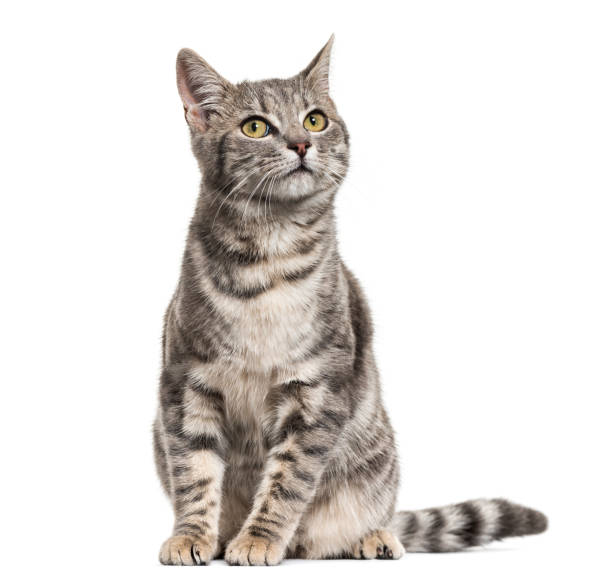
#> input picture lab_1/cat.jpg, 612 x 584 px
$ jupyter execute --allow-errors lab1.ipynb
#> lines starting #> are read from the running program, lines starting #| are printed output that depends on the picture
[cell 1]
import numpy as np
import matplotlib.pyplot as plt

x = np.linspace(0, 10, 100) #Continuous Output

plt.subplot(121) #sunplot(mnp) row ,coloum ,position
plt.plot(x, np.sin(x));

plt.subplot(122)
plt.stem(x,np.sin(x))#Discrete Output
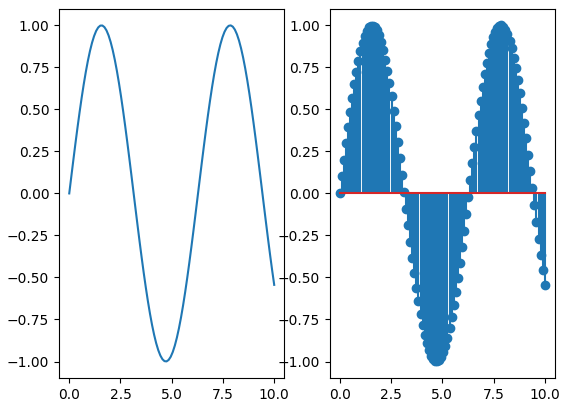
#> figure drawn by matplotlib, 2 panels; panel 1: curve peaks at x = 7.88, y = 1; panel 2: curve peaks at x = 7.88, y = 1

[cell 2]
import cv2  #computer vision  # plt used -> plt.imread  ->  plt.show
from google.colab.patches import cv2_imshow # for image display
#other wise plt we used

[cell 3]
import cv2
from google.colab.patches import cv2_imshow # for image display
from google.colab import files
uploaded =files.upload()
#> the answer given: cat.jpg

[cell 4]
img=cv2.imread('Screenshot (18).png')

#> (a cell that did not finish here is left out)

#> (a cell that did not finish here is left out)

[cell 7]
import cv2
from google.colab.patches import cv2_imshow # for image display
from google.colab import files
uploaded =files.upload()
#> the answer given: cat.jpg

[cell 8]
img2=cv2.imread('Screenshot (19).png')
#> (the rest of this cell did not finish here and is left out)

[cell 9]
x = np.linspace(0, 10, 100) #Continuous Output

plt.subplot(121) #sunplot(mnp) row ,coloum ,position
#> (the rest of this cell did not finish here and is left out)

[cell 10]
#naming in image

plt.subplot(121) #sunplot(mnp) row ,coloum ,position

plt.grid('Screenshot (19).png')
plt.xlabel('ishu')
plt.ylabel('kumar')
#> (the rest of this cell did not finish here and is left out)

#> (a cell that did not finish here is left out)

#> (a cell that did not finish here is left out)

[cell 13]
#channel extraction

[cell 14]
#extraction the colour in sequence blue green red

#> (a cell that did not finish here is left out)

[cell 16]
#image conversion

[cell 17]
import cv2
from google.colab.patches import cv2_imshow # for image display
from google.colab import files
uploaded =files.upload()
#> the answer given: cat.jpg

[cell 18]
img=cv2.imread('cat.jpg')
#> img is the input picture: shape (584, 612, 3); mean B, G, R 219.2, 222.2, 226.1
plt.imshow(img)

[cell 19]
rgb = cv2.cvtColor(img, cv2.COLOR_BGR2RGB)
gray1 = cv2.cvtColor(rgb, cv2.COLOR_RGB2GRAY)
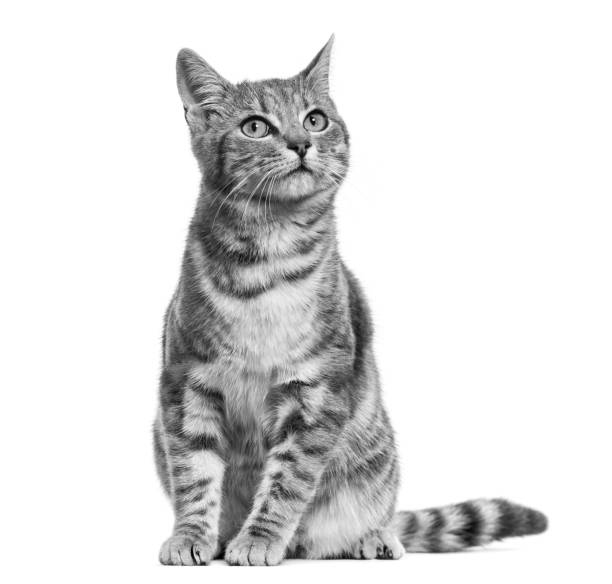
#> gray1: shape (584, 612); min 1, max 255, mean 223
rgb2=cv2.cvtColor(gray1, cv2.COLOR_GRAY2RGB)
rgb3=cv2.cvtColor(gray1, cv2.COLOR_RGB2BGR)

plt.subplot(221)
plt.imshow(rgb)


plt.subplot(222)
plt.imshow(gray1)

plt.subplot(223)
plt.imshow(rgb2)

plt.subplot(224)
plt.imshow(rgb3)
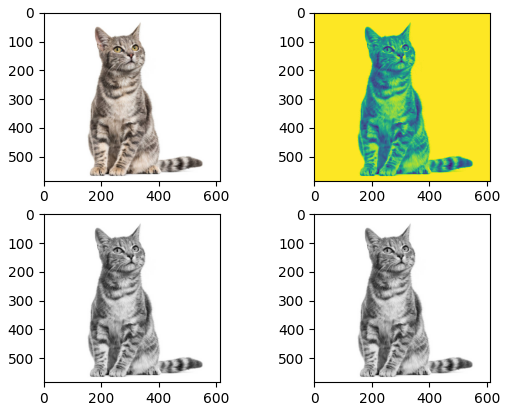
#> figure drawn by matplotlib, 4 panels

[cell 20]
print(rgb.shape)
#| (584, 612, 3)
print(rgb.size)
#| 1072224

[cell 21]
print(gray1.shape)
#| (584, 612)
print(gray1.size)
#| 357408

[cell 22]
#gray to rgd
rgb2 = cv2.cvtColor(gray1, cv2.COLOR_GRAY2BGR)
plt.subplot(221)
plt.imshow(rgb2)
print(gray1.shape)
#| (584, 612)
print(gray1.size)
#| 357408
